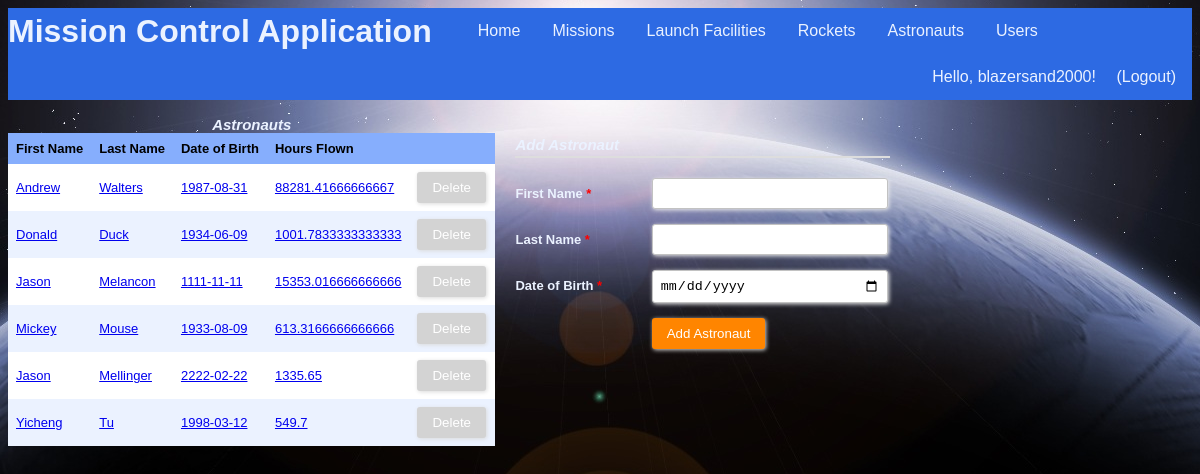
The page /astronauts (signed in) on the database its author committed.
### tables this page shows
CREATE TABLE "Users" (
	`uid`	INTEGER NOT NULL PRIMARY KEY AUTOINCREMENT,
	`firstName`	TEXT NOT NULL,
	`lastName`	TEXT NOT NULL,
	`username`	TEXT NOT NULL UNIQUE,
	`password`	TEXT NOT NULL,
	`regTime`	TEXT NOT NULL,
	`lastLoginTime`	TEXT
);

CREATE TABLE "Astronauts" (
	`aid`	INTEGER NOT NULL PRIMARY KEY AUTOINCREMENT,
	`firstName`	TEXT NOT NULL,
	`lastName`	TEXT NOT NULL,
	`dob`	TEXT NOT NULL
);

### app.py (the view, shortened to what this page needs)
@app.route("/astronauts", methods=["GET", "POST"])
@login_required
def showAstronauts():
    conn = sqlite3.connect(dbPath)
    conn.row_factory = sqlite3.Row
    c = conn.cursor()
    c.execute("SELECT aid, A.aid IN (SELECT aid FROM Crew) AS cannotDelete, firstName, lastName, dob, (SELECT SUM((strftime('%s',M.landTime) - strftime('%s',M.launchTime))/3600.0) FROM Mission M, Crew C WHERE M.mid = C.mid AND C.aid = A.aid) AS hoursFlown FROM Astronauts A")
    results = c.fetchall()
    formInputs = [['firstName', 'text', 'First Name', []], ['lastName', 'text', 'Last Name', []], ['dob', 'date', 'Date of Birth', []]]
    conn.commit()
    conn.close()
    return render_template("astronauts.html", headers=("First Name","Last Name","Date of Birth","Hours Flown"), rows=results, inputs=formInputs)

### app.py (called while the page is built)
@login_manager.user_loader
def load_user(username):
    userRecord = DBgetUser(username)
    if userRecord:
        return User(userRecord["username"], userRecord["password"], True)
    return None

def DBgetUser(username):
    conn = sqlite3.connect(dbPath)
    conn.row_factory = sqlite3.Row
    c = conn.cursor()
    c.execute("SELECT * from Users WHERE username = ?", (username,))
    userRecord = c.fetchone()
    conn.close()
    return userRecord

### templates/astronauts.html (shortened to what this page needs)
{% extends "main_template.html" %}
{% from 'macros.html' import GenerateTable, GenerateFormToAddEntry %}
{% block body %}
<section style="float:left">
	{{ GenerateTable('Astronauts', headers, rows, 'aid') }}
</section>
<section style="float:left">
	{{ GenerateFormToAddEntry('Add Astronaut', inputs) }}
</section>
{% endblock %}

### templates/main_template.html (shortened to what this page needs)
<!DOCTYPE html>
<html>
	<head>
		<link rel="stylesheet" type= "text/css" href="{{ url_for('static', filename='styles.css') }}">
	</head>
	<body>
		<header>
			<ul class="nav">
				<h1 class="nav">Mission Control Application</h1>
				<li class="nav"><a class="nav" href="{{ url_for('index') }}">Home</a></li>
				{% if current_user.is_authenticated %}
				<li class="nav"><a class="nav" href="{{ url_for('showMissions') }}">Missions</a></li>
				<li class="nav"><a class="nav" href="{{ url_for('showFacilities') }}">Launch Facilities</a></li>
				<li class="nav"><a class="nav" href="{{ url_for('showRockets') }}">Rockets</a></li>
				<li class="nav"><a class="nav" href="{{ url_for('showAstronauts') }}">Astronauts</a></li>
				<li class="nav"><a class="nav" href="{{ url_for('showUsers') }}">Users</a></li>
				{% endif %}
				<div class="user-greeting">
					{% if current_user.is_authenticated %}
  						Hello, {{ current_user.id }}!    <a class="nav" href="{{ url_for('showLogout') }}">(Logout)</a>
					{% else %}
						Hello, guest!    <a class="nav" href="{{ url_for('showLogin') }}">Login</a><a class="nav" href="{{ url_for('showSignup') }}">Sign Up</a>
					{% endif %}
				</div>
			</ul>
		</header>
		{% block body %}{% endblock %}
	</body>
</html>

### templates/macros.html (shortened to what this page needs)
{% macro GenerateTable(title, headers, rows, keyName) %}
	{% if rows %}
		<table>
			<caption>
				{{title}}
			</caption>
			<tr>
				{% for header in headers %}
				<th>{{header}}</th>
				{% endfor %}
				<th/>
			</tr>
			{% for row in rows %}
			<tr id ="{{row[keyName]}}">
				{% for value in row %}
					{% if loop.index0 > 1 %}
						<td>
							{% if title == "Astronauts" %}
								<a href="{{ url_for('showAstronautInfo', aid = row[keyName]) }}">{{value|safe}}</a>
							{% else %}
								{{value|safe}}
							{% endif %}
						</td>
					{% endif %}
				{% endfor %}
				{% if row[1] == 1 %}
					{% set disabled = 'disabled' %}
				{% else %}
					{% set disabled = '' %}
				{% endif %}
				<td>
					<div class="form-style-2" style="width:70px; padding: 0px 0px 0px 0px;">
						<form method="post">
							<input type="submit" value="Delete" name="delete.{{ row[0] }}" {{disabled}}/>
						</form>
					</div>
				</td>
			</tr>
			{% endfor %}
		</table>
	{% else %}
		No records found!
	{% endif %}
{% endmacro %}
{% macro GenerateFormToAddEntry(submitButtonText, inputs) %}
	<div class="form-style-2">
	<div class="form-style-2-heading">{{submitButtonText}}</div>
	<form method="post">
		{% for fieldName, fieldType, fieldLabel, optionalValues in inputs %}
			{% if fieldType == 'text' %}
				<label for="{{fieldName}}"><span>{{fieldLabel}} <span class="required">*</span></span><input type="text" class="input-field" name="{{fieldName}}" required/></label>
			{% elif fieldType == 'password' %}
				<label for="{{fieldName}}"><span>{{fieldLabel}} <span class="required">*</span></span><input type="password" class="input-field" name="{{fieldName}}" required/></label>
			{% elif fieldType == 'number' %}
				<label for="{{fieldName}}"><span>{{fieldLabel}} <span class="required">*</span></span><input type="number" class="input-field" name="{{fieldName}}" required/></label>
			{% elif fieldType == 'selectmultiple' %}
				<label for="{{fieldName}}"><span>{{fieldLabel}} <span class="required">*</span></span><select multiple name="{{fieldName}}" class="select-field" required>
				{% for id, displayName in optionalValues %}
					<option value="{{id}}">{{displayName}}</option>
				{% endfor %}
				</select></label>
			{% elif fieldType == 'datetime' %}
				<label for="{{fieldName}}"><span>{{fieldLabel}} <span class="required">*</span></span><input type="datetime-local" class="input-field" name="{{fieldName}}" id="{{optionalValues[0]}}" onchange="changeEnd()" required></label>
			{% elif fieldType == 'date' %}
				<label for="{{fieldName}}"><span>{{fieldLabel}} <span class="required">*</span></span><input type="date" class="input-field" name="{{fieldName}}" required></label>
			{% endif %}
		{% endfor %}
		<label><span>&nbsp;</span><input type="submit" value="{{submitButtonText}}"/></label>
	</form>
	</div>
{% endmacro %}

### static/styles.css (style rules this page uses)
:root { --light-blue: #EBF2FF; --medium-blue: #86AEFD; --dark-blue: #2D6AE3; }
ul.nav { list-style-type: none; text-align: center; display: block; margin: 0; padding: 0; overflow: hidden; background-color: var(--dark-blue); }
li.nav { float: left; }
a.nav { display: inline-block; color: var(--light-blue); text-align: center; padding: 14px 16px; text-decoration: none; font-family: "Trebuchet MS", Helvetica, sans-serif; }
h1.nav { float: left; margin: 0; padding: 5px 30px 0px 0px; font-family: "Trebuchet MS", Helvetica, sans-serif; color: var(--light-blue); vertical-align: bottom; }
.user-greeting { float: right; list-style-type: none; text-align: center; margin: 0; overflow: hidden; background-color: var(--dark-blue); text-align: center; vertical-align: center; text-decoration: none; font-family: "Trebuchet MS", Helvetica, sans-serif; color: var(--light-blue); }
table { border-collapse: collapse; width: 100%; table-layout: auto; }
th, td { text-align: left; padding: 8px; font: 13px Arial, Helvetica, sans-serif; }
caption { font: 13px Arial, Helvetica, sans-serif; font-weight: bold; font-style: italic; font-size: 15px; color: var(--light-blue); }
tr { background-color: var(--light-blue) }
tr:nth-child(even) { background-color: white }
th { background-color: var(--medium-blue); font-weight: bold; }
.form-style-2 { width: 375px; max-width: 650px; padding: 20px 12px 10px 20px; font: 13px Arial, Helvetica, sans-serif; color: var(--light-blue); }
.form-style-2-heading { font-weight: bold; font-style: italic; border-bottom: 2px solid #ddd; margin-bottom: 20px; font-size: 15px; padding-bottom: 3px; }
.form-style-2 label { display: block; margin: 0px 0px 15px 0px; }
.form-style-2 label > span { width: 35%; font-weight: bold; float: left; padding-top: 8px; padding-right: 5px; }
.form-style-2 span.required { color:red; }
.form-style-2 input.input-field { width: 63%; }
.form-style-2 input.input-field, .form-style-2 .tel-number-field, .form-style-2 .textarea-field, .form-style-2 .select-field { box-sizing: border-box; -webkit-box-sizing: border-box; -moz-box-sizing: border-box; border: 1px solid #C2C2C2; box-shadow: 1px 1px 4px #EBEBEB; -moz-box-shadow: 1px 1px 4px #EBEBEB; -webkit-box-shadow: 1px 1px 4px #EBEBEB; border-radius: 3px; -webkit-border-radius: 3px; -moz-border-radius: 3px; padding: 7px; outline: none; }
.form-style-2 input[type=submit], .form-style-2 input[type=button] { border: none; padding: 8px 15px 8px 15px; background: #FF8500; color: #fff; box-shadow: 1px 1px 4px #DADADA; -moz-box-shadow: 1px 1px 4px #DADADA; -webkit-box-shadow: 1px 1px 4px #DADADA; border-radius: 3px; -webkit-border-radius: 3px; -moz-border-radius: 3px; }
.form-style-2 input[type=submit]:disabled, .form-style-2 input[type=button]:disabled { background: lightgray; color: #fff; }

### rows shown on the page
Users: id "blazersand2000"
Astronauts: firstName "Andrew", lastName "Walters", dob "1987-08-31", row "88281.41666666667"
Astronauts: firstName "Donald", lastName "Duck", dob "1934-06-09", row "1001.7833333333333"
Astronauts: firstName "Jason", lastName "Melancon", dob "1111-11-11", row "15353.016666666666"
Astronauts: firstName "Mickey", lastName "Mouse", dob "1933-08-09", row "613.3166666666666"
Astronauts: firstName "Jason", lastName "Mellinger", dob "2222-02-22", row "1335.65"
Astronauts: firstName "Yicheng", lastName "Tu", dob "1998-03-12", row "549.7"

### other values the page prints
{{ title }} "Astronauts"
{{ header }} "First Name" "Last Name" "Date of Birth" "Hours Flown"
{{ submitButtonText }} "Add Astronaut"
{{ fieldLabel }} "First Name" "Last Name"
{{ fieldLabel }} "Date of Birth"
